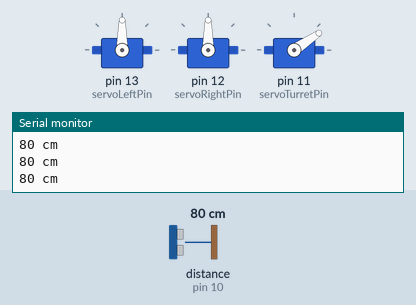
This sketch was run on a simulated Arduino Uno, built with avr-gcc and run on an emulated ATmega328P. On the bench: 3 × servo, the last lines printed to the serial monitor. Wiring (inferred from the names in the program): ultrasonic range finder: trigger pin 10; echo pin 10. The test bench sets the inputs (shaded band); at power-on: distance to the obstacle (sensor on pin 10) 80 cm. The echo pulse lasts 58.3 µs per cm.

Above: at 1.86 s.
1.9 s: distance to the obstacle (sensor on pin 10) set to 4 cm
At 2.54 s:
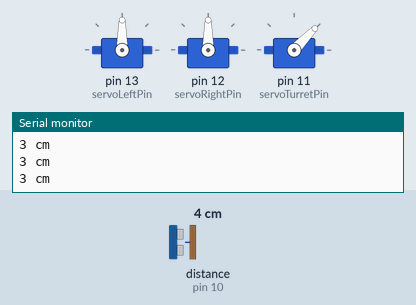
4.9 s: distance to the obstacle (sensor on pin 10) set to 35 cm
At 9.5 s:
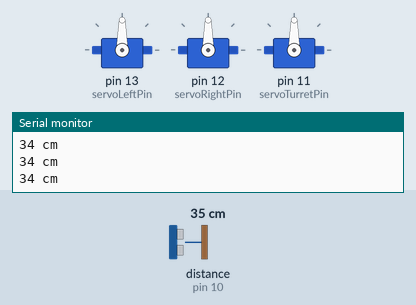
Timing chart, 0 to 12.6 s (numbered marks = the images above; inputs shaded):
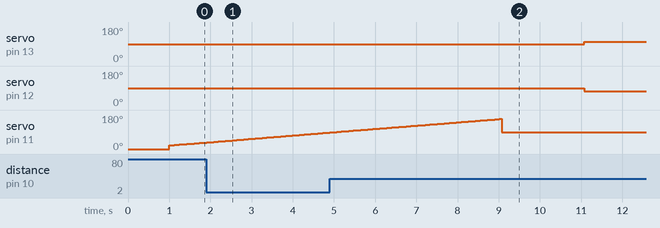

The sketch:

go_to_smallest_object.ino
```cpp
#include <Servo.h>

Servo servoLeft;
Servo servoRight;
Servo servoTurret;

const int servoLeftPin = 13;
const int servoRightPin = 12;
const int servoTurretPin = 11;
const int pingPin = 10;
const int arrSize = 140;
int distArr[arrSize];

void setup()
{
  Serial.begin(9600);
  Serial.println("This is a test");

  servoLeft.attach(servoLeftPin);   // Attach left signal to pin 13
  servoRight.attach(servoRightPin); // Attach right signal to pin 12
  servoTurret.attach(servoTurretPin);

  turret(0); //Set turret to 90
  delay(1000);
  scan();
  turret(90);

  delay(1000);
  int angle2go = evalData();
  Serial.print("Angle to go: ");
  Serial.println(angle2go);
  delay(1000);

  turn(angle2go);
  Serial.println("Here!");

  maneuver(200,200,1);
  while(ping(pingPin)>5){
    maneuver(200,200,5);
  }
  servoRight.detach();
  servoLeft.detach();

}
void loop()
{
  // put your main code here, to run repeatedly:
}

void maneuver(int speedLeft, int speedRight, int ms)
{
  servoLeft.attach(servoLeftPin); // Attach left signal to pin 13
  servoRight.attach(servoRightPin);
  speedLeft = constrain(speedLeft, -110, 110); //Old servo on right, can max be 110 to have straight path
  speedRight = constrain(speedRight, -200, 200);
  servoLeft.writeMicroseconds(1500 + speedLeft);
  servoRight.writeMicroseconds(1500 - speedRight);
  if (ms == -1)
  {
    servoLeft.detach();
    servoRight.detach();
  }
  delay(ms);
}

void scan()
{
  int i = 0;
  while (i < 140)
  {
    turret(i + 20);
    delay(5);
    distArr[i] = ping(pingPin);
    delay(50);
    i++;
  }
  turret(90);
}

//Evaluates distances to analyze objects
int evalData()
{
  int objSize[arrSize][2];
  int arrIndex = 0;
  for (int i = 0; i < arrSize; i++)
  {
    if (distArr[i] > 120)
    {
      continue;
    }
    int j = i;
    while (distArr[j] <= 120)
    {
      j++;
    }
    objSize[arrIndex][0] = j - i;
    Serial.print("Size: ");
    Serial.println(objSize[arrIndex][0]);
    //Median angle
    objSize[arrIndex][1] = i + ((j - i) / 2) + 20;
    Serial.print("Angle: ");
    Serial.println(objSize[arrIndex][1]);
    arrIndex++;
    //Skip to next section
    i = j + 1;
  }
  int smallest = objSize[0][0];
  int angle = objSize[0][1];
  for (int i = 0; i < arrIndex; i++)
  {
    if (smallest > objSize[i][0])
    {
      smallest = objSize[i][0];
      angle = objSize[i][1];
    }
  }
  return angle;
}

void turret(int degreeVal)
{
  servoTurret.write(degreeVal);
}

void turn(int angle)
{
  float constant = 1100 / 90; //How many ms it takes for each degree turn
  if (angle < 90)
  {
    int ms = (90 - angle) * constant;
    maneuver(50,-50,ms);
  }
  else
  {
    int ms = (angle - 90) * constant;
    maneuver(-50,50,ms);
  }
  Serial.println("Done");
}

long ping(int pin)
{
  long duration, cm;

  pinMode(pin, OUTPUT);
  digitalWrite(pin, LOW);
  delayMicroseconds(2);
  digitalWrite(pin, HIGH);
  delayMicroseconds(5);
  digitalWrite(pin, LOW);

  pinMode(pin, INPUT);
  duration = pulseIn(pin, HIGH);

  cm = microsecondsToCentimeters(duration);

  Serial.print(cm);
  Serial.println(" cm");
  return cm;
}

long microsecondsToCentimeters(long microseconds)
{
  return microseconds / (29 * 2);
}
```

Measured:
- by itself, servo on pin 11 (servoTurretPin): rises from 88° to 159° in 4.1 s, then falls to 90° in 0.06 s
